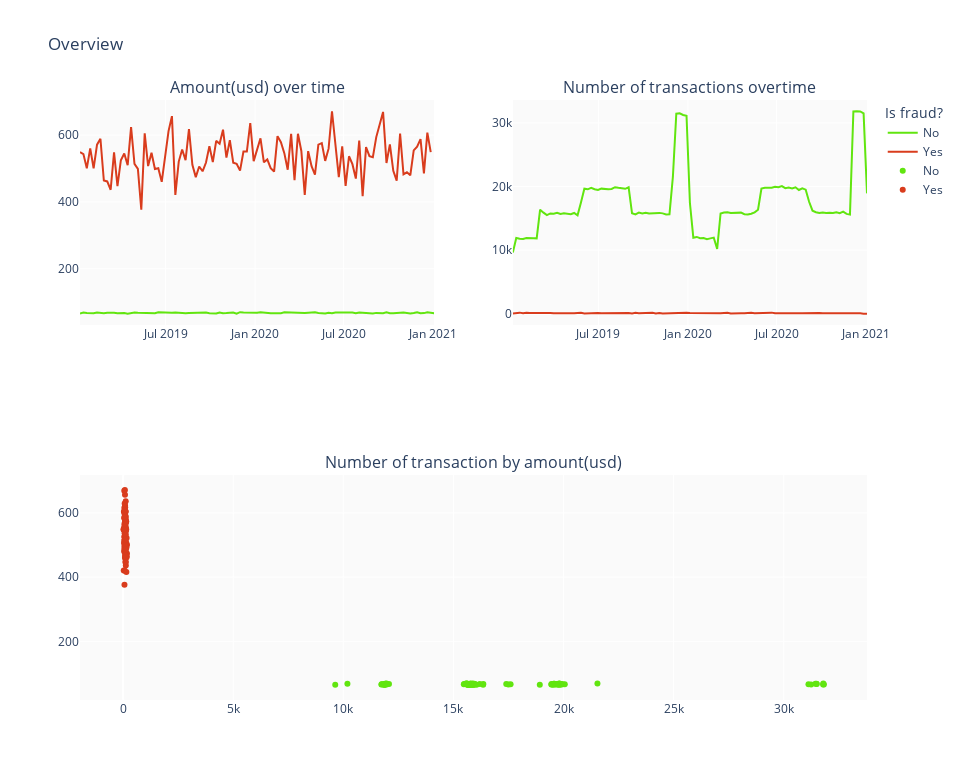

Source (notebook cell):
### Code cell
# Create figure with secondary y-axis.
fig = make_subplots(rows=2, cols=2,
                    specs=[
                        [{}, {}],
                        [{"colspan":2}, None]
                    ],
                    subplot_titles=("Amount(usd) over time", "Number of transactions overtime",
                                    "Number of transaction by amount(usd)")
                   )

# Add traces.
ntraces = add_traces(df=df_,x='transaction_time',y='amount(usd)',hue='is_fraud',mode='lines',
                    showlegend=True, cmap=['#61E50F','#D93C1D'])
# Add traces.
for trace in ntraces:
    fig.add_trace(
        trace,
        row=1,col=1
    )
# Add traces.
ntraces = add_traces(df=df_,x='transaction_time',y='transaction_id',hue='is_fraud',mode='lines',
                    showlegend=False, cmap=['#61E50F','#D93C1D'])
for trace in ntraces:
    fig.add_trace(
        trace,
        row=1,col=2
    )

# Add traces.
ntraces = add_traces(df=df_,x='transaction_id',y='amount(usd)',hue='is_fraud',mode='markers',
                    showlegend=True, cmap=['#61E50F','#D93C1D'])
for trace in ntraces:
    fig.add_trace(
        trace,
        row=2,col=1
    )
# Add figure title.
fig.update_layout(height=780,
                  width=960,
                  legend=dict(title='Is fraud?'),
                  plot_bgcolor='#fafafa',
                  title='Overview'
                 )

fig.show()
